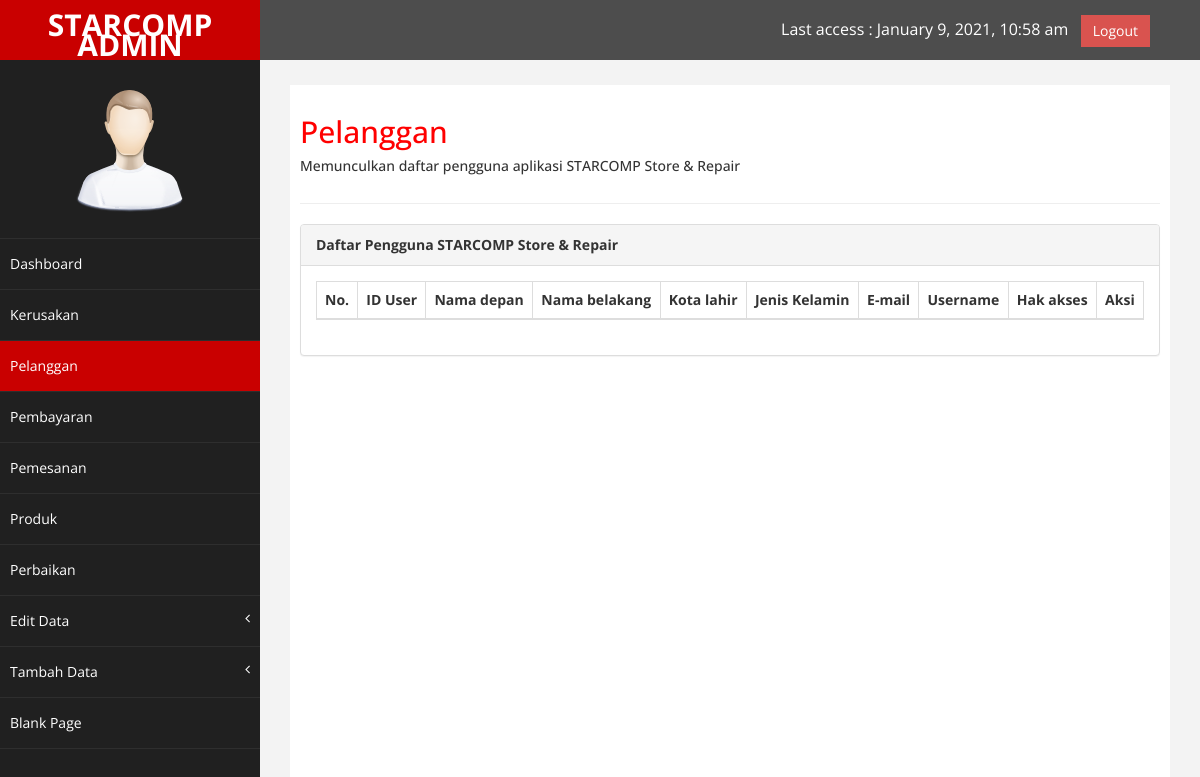
The page /index.php/users on the database as committed earlier.
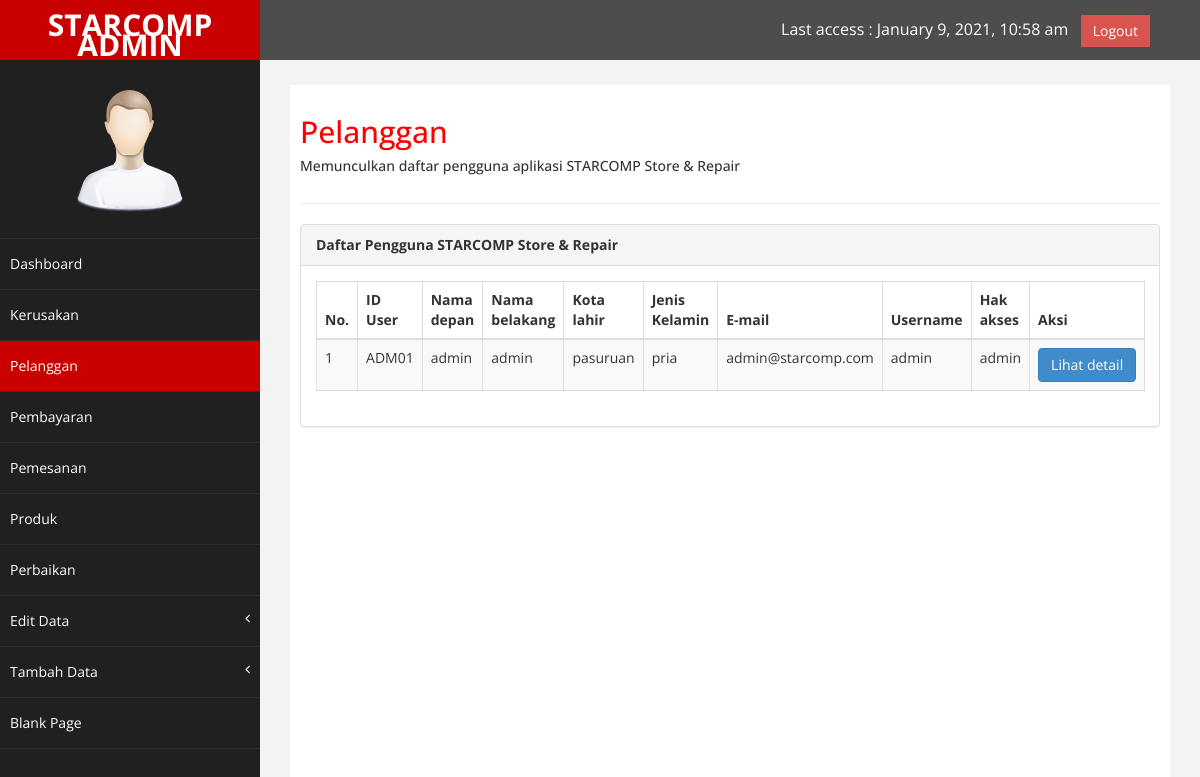
The same page on the database as committed later.
### tables this page shows
CREATE TABLE `gambar_user` (
  `id_gmbr_user` int(3) NOT NULL,
  `id_user` varchar(5) NOT NULL,
  `namafile` varchar(30) NOT NULL
);

CREATE TABLE `users` (
  `id_user` varchar(5) NOT NULL,
  `nama_depan` varchar(10) NOT NULL,
  `nama_belakang` varchar(10) NOT NULL,
  `kota_lahir` varchar(20) NOT NULL,
  `tgl_lahir` date NOT NULL,
  `jns_kelamin` varchar(6) NOT NULL,
  `no_telp` varchar(12) NOT NULL,
  `email` varchar(30) NOT NULL,
  `username` varchar(15) NOT NULL,
  `password` varchar(40) NOT NULL,
  `hak_akses` varchar(10) NOT NULL
);

### application/controllers/Users.php (called while the page is built, shortened)
<?php
class Users extends CI_Controller {
	public function __construct()
	{
		$this->load->database();
		$this->load->model('users_model');
	}
	public function index(){
		$result['user'] = $this->users_model->listing();
		$this->load->view('main/users', $result);
	}
}

### index.php (called while the page is built, shortened)
<?php
require_once BASEPATH.'core/CodeIgniter.php';

### application/models/Users_model.php (called while the page is built, shortened)
<?php
class Users_model extends CI_Model {
	public function listing(){
		$query = $this->db->query('select * from users inner join gambar_user where users.id_user = gambar_user.id_user;');
		return $query->result();
	}
}

### application/views/main/users.php (the view, shortened to what the changed rows need)
<!DOCTYPE html>
<html xmlns="http://www.w3.org/1999/xhtml">
<head>
    <link href="<?php echo base_url('assets/css/bootstrap.css');?>" rel="stylesheet" />
    <link href="<?php echo base_url('assets/css/font-awesome.css')?>" rel="stylesheet" />
    <link href="<?php echo base_url('assets/js/morris/morris-0.4.3.min.css')?>" rel="stylesheet" />
    <link href="<?php echo base_url('assets/css/custom.css')?>" rel="stylesheet" />
</head>
<body>
    <div id="wrapper">
               <div id="page-wrapper" >
            <div id="page-inner">
                <div class="row">
                    <div class="col-md-12">
                     <h2>Pelanggan</h2>
                    </div>
                </div>
            <div class="row">
                <div class="col-md-12">
                    <div class="panel panel-default">
                        <div class="panel-body">
                            <div class="table-responsive">
                                <table class="table table-striped table-bordered table-hover" id="dataTables-example">
                                    <thead>
                                        <tr>
                                            <th>No.</th>
                                            <th>ID User</th>
                                            <th>Nama depan</th>
                                            <th>Nama belakang</th>
                                            <th>Kota lahir</th>
                                            <th>Jenis Kelamin</th>
                                            <th>E-mail</th>
                                            <th>Username</th>
                                            <th>Hak akses</th>
                                            <th>Aksi</th>
                                        </tr>
                                    </thead>
                                    <tbody>
                                        <tr class="gradeU">
                                            <?php
                                            $no = 1;
                                            foreach ($user as $user) {
                                            ?>
                                           <td><?php echo $no;?></td>
                                           <td><?php echo $user->id_user; ?></td>
                                           <td><?php echo $user->nama_depan; ?></td>
                                           <td><?php echo $user->nama_belakang; ?></td>
                                           <td><?php echo $user->kota_lahir; ?></td>
                                           <td><?php echo $user->jns_kelamin; ?></td>
                                           <td><?php echo $user->email; ?></td>
                                           <td><?php echo $user->username; ?></td>
                                           <td><?php echo $user->hak_akses; ?><td>
                                      <?php
                                        if ($user->id_user == "ADM01") {
                                      ?>
                                            <a class="btn btn-primary" href="<?php echo site_url('Users/detail/'.$user->id_user) ;?>">Lihat detail</a>
                                      <?php } else {?>
                                            <a class="btn btn-primary" href="<?php echo site_url('Users/detail/'.$user->id_user) ;?>">Lihat detail</a>
                                            <a class=" btn btn-danger" href="#">Hapus</a>
                                      <?php }?>
                                        </td>
                                        </tr>
                                        <?php $no++; }?>
                                    </tbody>
                                </table>
                            </div>
                        </div>
                    </div>
                </div>
            </div>
      </div>
    </div>
    </div>
</body>
</html>

Rows that differ between the two databases and show on the page:
added gambar_user: id_user "ADM01", id_user.nama_depan "admin", id_user.nama_belakang "admin", id_user.kota_lahir "pasuruan", id_user.jns_kelamin "pria", id_user.email "admin@starcomp.com", id_user.username "admin", id_user.hak_akses "admin"
